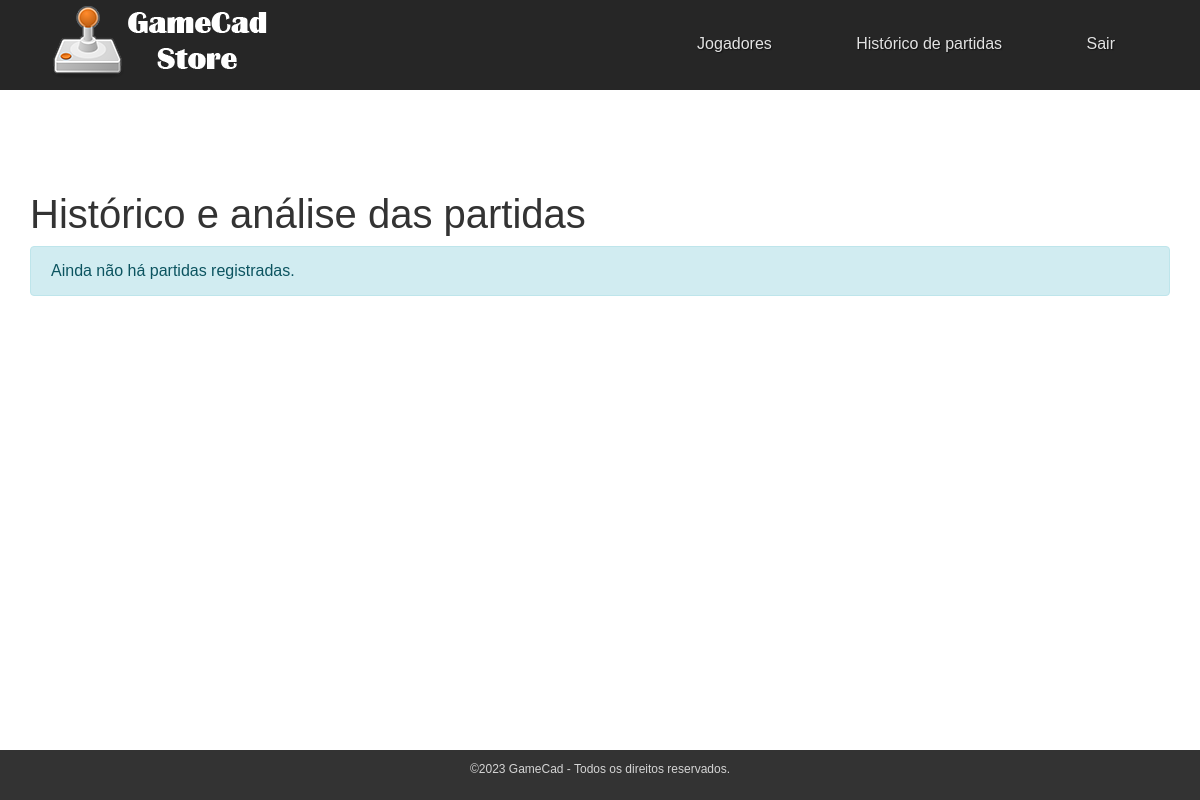
The page /gsd/index.php?action=partidas (signed in) on the database as committed earlier.
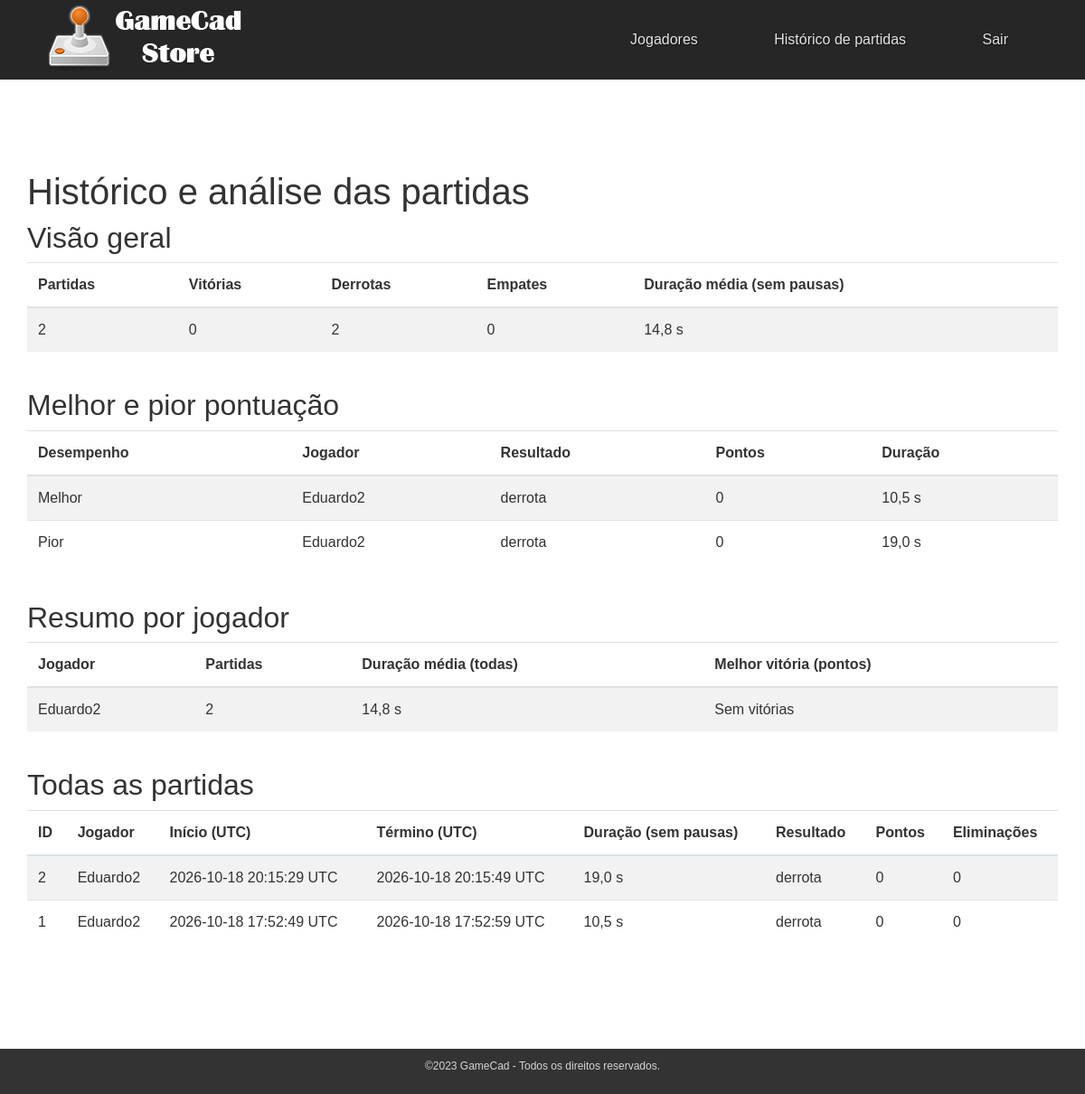
The same page on the database as committed later.
### tables this page shows
CREATE TABLE `partidas` (
  `id` int(10) UNSIGNED NOT NULL,
  `jogador_id` int(10) UNSIGNED NOT NULL,
  `partida_uuid` char(36) NOT NULL,
  `inicio_utc` datetime(3) NOT NULL,
  `fim_utc` datetime(3) NOT NULL,
  `duracao_segundos` decimal(10,3) NOT NULL,
  `resultado` enum('vitoria','derrota','empate') NOT NULL,
  `pontuacao` int(10) UNSIGNED NOT NULL,
  `inimigos_eliminados` int(10) UNSIGNED NOT NULL
);

CREATE TABLE `jogadores` (
  `id` int(10) UNSIGNED NOT NULL,
  `name` varchar(200) NOT NULL,
  `email` varchar(100) NOT NULL,
  `password` varchar(200) NOT NULL,
  `pontos` int(11) NOT NULL,
  `created_at` timestamp NULL DEFAULT current_timestamp(),
  `updated_at` timestamp NULL DEFAULT NULL
);

### gsd/controller/PartidaController.php (called while the page is built, shortened)
<?php
require('model/PartidaModel.php');
class PartidaController
{
    private $model;
    public function __construct()
    {
        $this->model = new PartidaModel();
    }
    public function pagina_partidas()
    {
        try {
            $partidas = $this->model->listar_todas_partidas();
            $resumo = $this->model->resumo_geral();
            $melhor = $this->model->partida_extrema(true);
            $pior = $this->model->partida_extrema(false);
            $jogadores = $this->model->resumo_por_jogador();
        } catch (PDOException $exception) {
            http_response_code(500);
            $erro = 'Não foi possível carregar os dados das partidas.';
        }
        include 'views/partials/header.php';
        include 'views/partidas/listar.php';
        include 'views/partials/footer.php';
    }
}

### gsd/model/PartidaModel.php (called while the page is built, shortened)
<?php
include_once 'DB.php';
class PartidaModel
{
    private $conn;
    public function __construct()
    {
        $database = new DB();
        $this->conn = $database->getConnection();
    }
    public function listar_todas_partidas()
    {
        $query = 'SELECT p.id, j.name AS jogador_nome, p.inicio_utc, p.fim_utc, '
            . 'p.duracao_segundos, p.resultado, p.pontuacao, p.inimigos_eliminados '
            . 'FROM partidas p JOIN jogadores j ON j.id = p.jogador_id '
            . 'ORDER BY p.inicio_utc DESC, p.id DESC';
        $stmt = $this->conn->prepare($query);
        $stmt->execute();
        return $stmt->fetchAll(PDO::FETCH_ASSOC);
    }
    public function resumo_geral()
    {
        $query = "SELECT COUNT(*) AS total, "
            . "COALESCE(SUM(resultado = 'vitoria'), 0) AS vitorias, "
            . "COALESCE(SUM(resultado = 'derrota'), 0) AS derrotas, "
            . "COALESCE(SUM(resultado = 'empate'), 0) AS empates, "
            . "AVG(duracao_segundos) AS duracao_media FROM partidas";
        $stmt = $this->conn->prepare($query);
        $stmt->execute();
        return $stmt->fetch(PDO::FETCH_ASSOC);
    }
    public function partida_extrema($melhor)
    {
        if ($melhor) {
            $ordem = 'p.pontuacao DESC, p.duracao_segundos ASC, p.id ASC';
        } else {
            $ordem = 'p.pontuacao ASC, p.duracao_segundos DESC, p.id ASC';
        }
        $query = 'SELECT p.id, j.name AS jogador_nome, p.pontuacao, p.resultado, '
            . 'p.duracao_segundos FROM partidas p '
            . 'JOIN jogadores j ON j.id = p.jogador_id ORDER BY ' . $ordem . ' LIMIT 1';
        $stmt = $this->conn->prepare($query);
        $stmt->execute();
        return $stmt->fetch(PDO::FETCH_ASSOC);
    }
    public function resumo_por_jogador()
    {
        $query = "SELECT j.id, j.name AS jogador_nome, COUNT(p.id) AS total, "
            . "AVG(p.duracao_segundos) AS duracao_media, "
            . "MAX(CASE WHEN p.resultado = 'vitoria' THEN p.pontuacao END) AS melhor_vitoria "
            . "FROM jogadores j LEFT JOIN partidas p ON p.jogador_id = j.id "
            . "GROUP BY j.id, j.name ORDER BY total DESC, j.id ASC";
        $stmt = $this->conn->prepare($query);
        $stmt->execute();
        return $stmt->fetchAll(PDO::FETCH_ASSOC);
    }
}

### gsd/model/DB.php (called while the page is built, shortened)
<?php
class DB
{
    private $host = 'localhost';
    private $db_name = 'tank_gamers';
    private $username = 'unity_gsd';
    private $password = 'senha123';
    public function getConnection()
    {
        $this->conn = null;
        try {
            $this->conn = new PDO("mysql:host=" . $this->host .
                ";dbname=" . $this->db_name, $this->username, $this->password);
            $this->conn->setAttribute(
                PDO::ATTR_ERRMODE,
                PDO::ERRMODE_EXCEPTION
            );
        } catch (PDOException $exception) {
            echo "Connection error: " . $exception->getMessage();
        }
        return $this->conn;
    }
}

### gsd/views/partidas/listar.php (the view)
<?php
function nome_jogador($valor)
{
    return htmlspecialchars($valor, ENT_QUOTES, 'UTF-8');
}
function segundos($valor)
{
    return number_format((float)$valor, 1, ',', '.') . ' s';
}
function horario_utc($valor)
{
    return nome_jogador(substr($valor, 0, 19)) . ' UTC';
}
?>
<h1>Histórico e análise das partidas</h1>
<?php if (isset($erro)): ?>
    <div class="alert alert-danger"><?= nome_jogador($erro) ?></div>
<?php elseif ((int)$resumo['total'] === 0): ?>
    <div class="alert alert-info">Ainda não há partidas registradas.</div>
<?php else: ?>
    <h2>Visão geral</h2>
    <div class="table-responsive mb-4">
        <table class="table table-striped table-hover">
            <thead><tr><th>Partidas</th><th>Vitórias</th><th>Derrotas</th><th>Empates</th><th>Duração média (sem pausas)</th></tr></thead>
            <tbody><tr>
                <td><?= (int)$resumo['total'] ?></td>
                <td><?= (int)$resumo['vitorias'] ?></td>
                <td><?= (int)$resumo['derrotas'] ?></td>
                <td><?= (int)$resumo['empates'] ?></td>
                <td><?= segundos($resumo['duracao_media']) ?></td>
            </tr></tbody>
        </table>
    </div>
    <h2>Melhor e pior pontuação</h2>
    <div class="table-responsive mb-4">
        <table class="table table-striped table-hover">
            <thead><tr><th>Desempenho</th><th>Jogador</th><th>Resultado</th><th>Pontos</th><th>Duração</th></tr></thead>
            <tbody>
                <tr><td>Melhor</td><td><?= nome_jogador($melhor['jogador_nome']) ?></td><td><?= nome_jogador($melhor['resultado']) ?></td><td><?= (int)$melhor['pontuacao'] ?></td><td><?= segundos($melhor['duracao_segundos']) ?></td></tr>
                <tr><td>Pior</td><td><?= nome_jogador($pior['jogador_nome']) ?></td><td><?= nome_jogador($pior['resultado']) ?></td><td><?= (int)$pior['pontuacao'] ?></td><td><?= segundos($pior['duracao_segundos']) ?></td></tr>
            </tbody>
        </table>
    </div>
    <h2>Resumo por jogador</h2>
    <div class="table-responsive mb-4">
        <table class="table table-striped table-hover">
            <thead><tr><th>Jogador</th><th>Partidas</th><th>Duração média (todas)</th><th>Melhor vitória (pontos)</th></tr></thead>
            <tbody>
                <?php foreach ($jogadores as $jogador): ?>
                    <tr>
                        <td><?= nome_jogador($jogador['jogador_nome']) ?></td>
                        <td><?= (int)$jogador['total'] ?></td>
                        <td><?= $jogador['duracao_media'] === null ? '—' : segundos($jogador['duracao_media']) ?></td>
                        <td><?= $jogador['melhor_vitoria'] === null ? 'Sem vitórias' : (int)$jogador['melhor_vitoria'] . ' pontos' ?></td>
                    </tr>
                <?php endforeach; ?>
            </tbody>
        </table>
    </div>
    <h2>Todas as partidas</h2>
    <div class="table-responsive">
        <table class="table table-striped table-hover">
            <thead><tr><th>ID</th><th>Jogador</th><th>Início (UTC)</th><th>Término (UTC)</th><th>Duração (sem pausas)</th><th>Resultado</th><th>Pontos</th><th>Eliminações</th></tr></thead>
            <tbody>
                <?php foreach ($partidas as $partida): ?>
                    <tr>
                        <td><?= (int)$partida['id'] ?></td>
                        <td><?= nome_jogador($partida['jogador_nome']) ?></td>
                        <td><?= horario_utc($partida['inicio_utc']) ?></td>
                        <td><?= horario_utc($partida['fim_utc']) ?></td>
                        <td><?= segundos($partida['duracao_segundos']) ?></td>
                        <td><?= nome_jogador($partida['resultado']) ?></td>
                        <td><?= (int)$partida['pontuacao'] ?></td>
                        <td><?= (int)$partida['inimigos_eliminados'] ?></td>
                    </tr>
                <?php endforeach; ?>
            </tbody>
        </table>
    </div>
<?php endif; ?>

### gsd/index.php (shortened to what this page needs)
<?php
require('controller/PartidaController.php');
$action = isset($_GET['action']) ? $_GET['action'] : 'home';
$partida_controller = new PartidaController();
switch ($action) {
    case 'partidas':
        $partida_controller->pagina_partidas();
        break;
}

### gsd/views/partials/header.php (shortened to what this page needs)
<!DOCTYPE html>
<html lang="pt-BR">
<head>
    <link rel="stylesheet" href="css/bootstrap.min.css">
    <link rel="stylesheet" href="//cdn.datatables.net/1.10.19/css/jquery.dataTables.min.css">
    <link rel="stylesheet" href="css/estilo.css">
</head>
<body>
    <header>
        <div class="container">
            <a href="?action=home"><img src="img/logo.png" title="Logo" alt="Logo"></a>
            <div id="menu">
                <?php if (isset($_SESSION['web_jogador_id'])): ?>
                    <a href="?action=listar">Jogadores</a>
                    <a href="?action=partidas">Histórico de partidas</a>
                    <a href="?action=sair">Sair</a>
                <?php endif; ?>
            </div>
        </div>
    </header>
    <div id="conteudo" class="container">

### gsd/views/partials/footer.php (shortened to what this page needs)
</div>
<footer>
    <div class="container">
        ©2023 GameCad - Todos os direitos reservados.
    </div>
</footer>
</body>
</html>

### gsd/css/estilo.css (style rules this page uses)
* { margin: 0; padding: 0; }
body { height:100vh; font-family: helvetica, arial; font-size: 16px; color:#333; display:flex; flex-direction:column; }
header { height: 90px; background-color:#262626; }
footer { background-color: #333; padding:10px 0; text-align: center; font-size:12px; color: #d5d5d5; margin-top:auto; min-height:50px; }
#conteudo { padding:100px 0; }
#menu { float:right; padding: 32px 0; }
#menu a { text-decoration: none; padding: 37px 40px; color: #e3e3e3; text-shadow: 1px 1px 1px #111; }

Rows that differ between the two databases and show on the page:
added partidas: jogador.name "Eduardo2", resultado "derrota", pontuacao "0", duracao_segundos "10,5 s", id "1", inicio_utc "2026-10-18 17:52:49 UTC", fim_utc "2026-10-18 17:52:59 UTC", inimigos_eliminados "0"
added partidas: jogador.name "Eduardo2", resultado "derrota", pontuacao "0", duracao_segundos "19,0 s", id "2", inicio_utc "2026-10-18 20:15:29 UTC", fim_utc "2026-10-18 20:15:49 UTC", inimigos_eliminados "0"
now on this page (row edited): jogadores: name "Eduardo2", total "2", duracao_media "14,8 s"
Other text that changed with them:
$resumo['total']: (not shown) → "2"
$resumo['vitorias']: (not shown) → "0"
$resumo['derrotas']: (not shown) → "2"
$resumo['empates']: (not shown) → "0"
segundos($resumo['duracao_media']): (not shown) → "14,8 s"
text no longer shown: "Ainda não há partidas registradas."
text now shown: "Visão geral Partidas Vitórias Derrotas Empates Duração média (sem pausas) Melhor e pior pontuação Desempenho Jogador Resultado Pontos Duração Melhor Pior Resumo por jogador Jogador Partidas Duração média (todas) Melhor vitória (pontos) Todas as partidas ID Jogador Início (UTC) Término (UTC) Duração (sem pausas) Resultado Pontos Eliminações"
